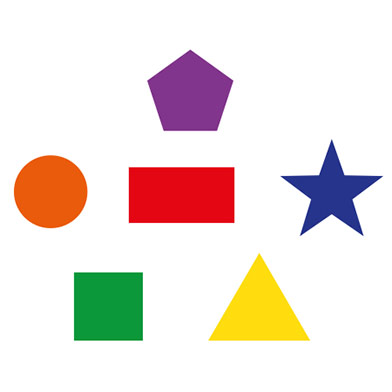
#> input picture ShapeDetection/images/input.jpg, 392 x 392 px, found by its file name
$ jupyter execute shape_detector.ipynb
#> lines starting #> are read from the running program, lines starting #| are printed output that depends on the picture; after the words box and inside, x2 and y2 are one past the last pixel; in counts of white or black regions, pixels touching at a corner belong together
# Import Modules

[cell 1]
import numpy as np
import cv2
from google.colab.patches import cv2_imshow

# Load Image

[cell 2]
# Image is loaded using cv2.imread() method.
'''
syntax : cv2.imread(path,flag)
Parameters:
  path - string representing the path of the image to be read.
  flag - specifies the way, image should be read.
'''
img=cv2.imread("input.jpg")
#> img is the input picture: shape (392, 392, 3); mean B, G, R 219.9, 225.8, 236.9

# Display the loaded image

[cell 3]
cv2_imshow(img)

# Apply threshold and find contours

[cell 4]
# converting image to binary image. (black and white only)
image=cv2.cvtColor(img,cv2.COLOR_BGR2GRAY)
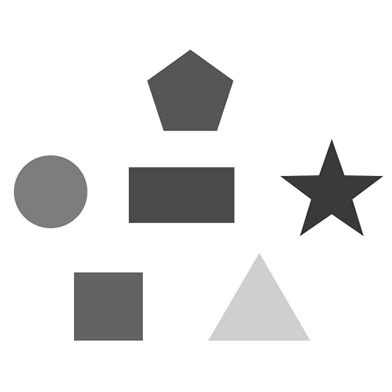
#> image: shape (392, 392); min 25, max 255, mean 228.4
_,thresh= cv2.threshold(image,240,255,cv2.THRESH_BINARY)
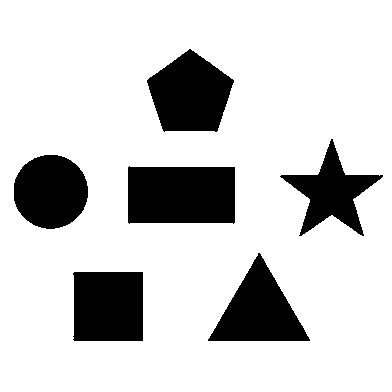
#> thresh: shape (392, 392); 81.6% white; 6 black regions

# Detecting contours in image.
contours,_=cv2.findContours(thresh,cv2.RETR_TREE,cv2.CHAIN_APPROX_NONE)
#> contours = 7 contours; box (x1, y1, x2, y2) and area: (0, 0, 392, 392) 152881, (127, 165, 236, 225) 6157, (146, 48, 235, 133) 5098, (72, 271, 144, 342) 4902, (207, 252, 311, 342) 4711, (13, 154, 89, 230) 4435, (279, 138, 384, 237) 3828

# Detect the type of shape

[cell 5]
# shape is detected using cv2.approxPolyDP() method,which approximates a curve or a polygon with another curve/polygon with less vertices so that
# the distance between them is less or equal to the specified precision. It uses the Douglas-Peucker algorithm.
'''
syntax : cv2.approxPolyDP(curve, epsilon, closed[, approxCurve])
Parameters :
  curve - Input vector
  epsilon - specify the approximation accuracy
  approxCurve - Result of the approximation. The type should match the type of the input curve.
'''

for contour in contours:
  Approx=cv2.approxPolyDP(contour,0.01*cv2.arcLength(contour,True),True)

  #draws boundary of the contours
  cv2.drawContours(img,[Approx],0,(255,255,255),6)

  x=Approx.ravel()[0]
  y=Approx.ravel()[1]

  if(len(Approx)==3):
    cv2.putText(img,"Triangle",(x,y),cv2.FONT_HERSHEY_COMPLEX_SMALL,0.5,(0,0,0))
  elif(len(Approx)==4):
    cv2.putText(img,"Quadrilateral",(x,y),cv2.FONT_HERSHEY_COMPLEX_SMALL,0.5,(0,0,0))
  elif(len(Approx)==5):
    cv2.putText(img,"pentagon",(x,y),cv2.FONT_HERSHEY_COMPLEX_SMALL,0.5,(0,0,0))
  elif(len(Approx)==6):
    cv2.putText(img,"Hexagon",(x,y),cv2.FONT_HERSHEY_COMPLEX_SMALL,0.5,(0,0,0))
  elif(len(Approx)==8):
    cv2.putText(img,"octagon",(x,y),cv2.FONT_HERSHEY_COMPLEX_SMALL,0.5,(0,0,0))
  elif(len(Approx)==10):
    cv2.putText(img,"star",(x,y),cv2.FONT_HERSHEY_COMPLEX_SMALL,0.5,(0,0,0))
  else:
    cv2.putText(img,"circle",(x,y),cv2.FONT_HERSHEY_COMPLEX_SMALL,0.5,(0,0,0))
#> this loop made 7 passes
#> (Approx, x, y) on passes 1 to 4: ([[0, 0], [0, 391], [391, 391], [391, 0]], 0, 0), ([[72, 273], [142, 271], [143, 340], [74, 341]], 72, 273), ([[258, 252], [309, 341], [207, 340]], 258, 252), ([[127, 167], [234, 166], [235, 222], [129, 224]], 127, 167)
#> (x, y) on passes 5 to 7: (44, 154), (279, 176), (189, 48)
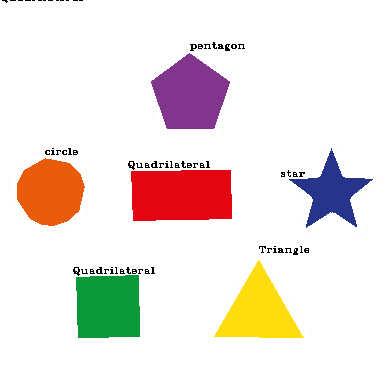
#> img: shape (392, 392, 3); 7.25% of pixels changed, all inside (x1, y1, x2, y2) = (2, 0, 384, 344)
